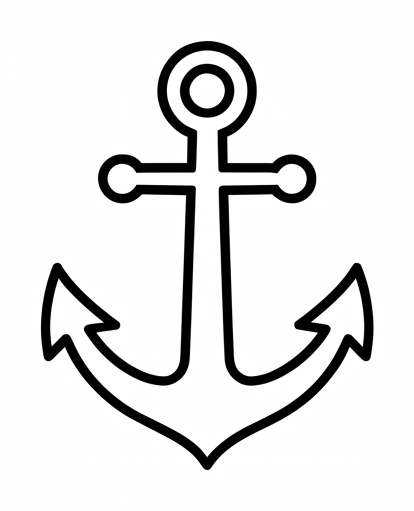
#> input picture scratch/icon_crop_5.png, 414 x 511 px, found by its file name
$ python test_corner_angles.py   (older library calls are emulated)
#> lines starting #> are read from the running program, lines starting #| are printed output that depends on the picture; after the words box and inside, x2 and y2 are one past the last pixel; in counts of white or black regions, pixels touching at a corner belong together
#> further down, crop is the input picture: shape (511, 414); min 0, max 255, mean 228.6
### linework/trace.py
"""Raster -> skeleton graph -> edge-centred branches with measured stroke width."""
from __future__ import annotations
import numpy as np, cv2
from scipy import ndimage as ndi
from scipy.ndimage import map_coordinates, gaussian_filter1d
from skimage.morphology import skeletonize
from .geom import resample, arclen, unit

_K = np.ones((3, 3))
_K[1, 1] = 0


def ink_map(gray: np.ndarray) -> np.ndarray:
    """Normalised ink coverage in [0,1] (1 = ink). Handles dark-on-light and light-on-dark."""
    g_u8 = gray if gray.dtype == np.uint8 else np.clip(gray, 0, 255).astype(np.uint8)
    border = np.r_[g_u8[0], g_u8[-1], g_u8[:, 0], g_u8[:, -1]]
#> border = 1850 values, max 255 at index 0, min 252 at index 89, mean 254.6
    is_dark_bg = np.median(border) < 128
#> is_dark_bg = False
    if is_dark_bg and min(g_u8.shape) >= 20:
        pad = min(8, min(g_u8.shape) // 10)
        if pad > 0:
            inset = np.r_[g_u8[pad], g_u8[-pad - 1], g_u8[:, pad], g_u8[:, -pad - 1]]
            # If inset margin is bright or image has predominantly light pixels, border is an outer frame/matte
            if np.median(inset) > 160 or (g_u8 > 160).sum() > 0.45 * g_u8.size:
                is_dark_bg = False
                dark_mask = (g_u8 < 128).astype(np.uint8)
                n_comp, lab_comp, st_comp, _ = cv2.connectedComponentsWithStats(dark_mask)
                H_c, W_c = g_u8.shape
                bg_val = int(np.median(inset))
                for i_c in range(1, n_comp):
                    x_c, y_c, bw_c, bh_c, _ = st_comp[i_c]
                    is_outer_frame = (bw_c >= 0.85 * W_c and bh_c >= 0.85 * H_c)
                    is_letterbox_bar = (
                        (bw_c >= 0.70 * W_c and (y_c <= 4 or y_c + bh_c >= H_c - 4) and bw_c >= 5 * bh_c) or
                        (bh_c >= 0.70 * H_c and (x_c <= 4 or x_c + bw_c >= W_c - 4) and bh_c >= 5 * bw_c)
                    )
                    if is_outer_frame or is_letterbox_bar:
                        g_u8 = g_u8.copy()
                        g_u8[lab_comp == i_c] = bg_val
    if is_dark_bg:
        g_u8 = 255 - g_u8
    t, _ = cv2.threshold(g_u8, 0, 255, cv2.THRESH_BINARY + cv2.THRESH_OTSU)
#> t = 130
    dark, light = g_u8[g_u8 <= t], g_u8[g_u8 > t]
    lo = float(np.median(dark)) if dark.size else 0.0
#> lo = 0
    hi = float(np.median(light)) if light.size else 255.0
#> hi = 255
    del dark, light
    if hi - lo < 30:
        lo, hi = 0.0, 255.0
    out = g_u8.astype(np.float32)
    np.subtract(hi, out, out=out)
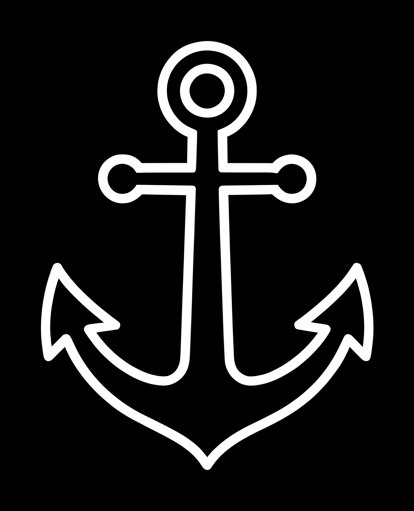
#> out: shape (511, 414) float32; min 0, max 255, mean 26.4
    out *= (1.0 / (hi - lo))
    np.clip(out, 0.0, 1.0, out=out)
    return out


# [104 lines left out: functions _fit_circle, find_fused_discs, not called in this run]


find_fused_discs.debug = []  # diagnostics of the last calls (arc support, radius ratio); only read by tests


# [6 lines left out: function erase_discs, not called in this run]


# ---------------------------------------------------------------- skeleton
def _prune(sk, L, H, W):
    sk = sk.copy()
    for _ in range(3):
        nb = ndi.convolve(sk.astype(int), _K, mode="constant") * sk
        ends = np.argwhere((nb == 1) & sk)
        changed = False
        for e in ends:
            path = [tuple(e)]
            cur = tuple(e)
            prev = None
            ns = []
            while True:
                y, x = cur
                ns = [
                    (y + dy, x + dx)
                    for dy in (-1, 0, 1)
                    for dx in (-1, 0, 1)
                    if (dy or dx) and 0 <= y + dy < H and 0 <= x + dx < W and sk[y + dy, x + dx]
                    and (y + dy, x + dx) != prev and (y + dy, x + dx) not in path
                ]
                if len(ns) != 1:
                    break
                prev = cur
                cur = ns[0]
                path.append(cur)
                if len(path) > L:
                    break
            if len(path) <= L and len(ns) >= 2:
                for p in path[:-1]:
                    sk[p] = False
                changed = True
        sk = skeletonize(sk)
        if not changed:
            break
    return sk


def skeleton_branches(D: np.ndarray, S: int = 2, prune: int | None = None):
    """Return list of branches: dict(pts (N,2) x/y in source pixel-index coords, sj, ej)."""
    up = cv2.resize(D, None, fx=S, fy=S, interpolation=cv2.INTER_CUBIC)
    mask = up > 0.5
    # Fill tiny pinholes (JPEG artifacts / voids inside solid stroke ink)
    filled = ndi.binary_fill_holes(mask)
    holes = filled & ~mask
    if holes.any():
        hole_labels, num_holes = ndi.label(holes)
        max_hole = max(36, S * S * 16)
        for h_id in range(1, num_holes + 1):
            if np.sum(hole_labels == h_id) <= max_hole:
                mask[hole_labels == h_id] = True
    sk = skeletonize(mask)
    H, W = sk.shape
    dt = ndi.distance_transform_edt(mask)
    v = dt[sk]
    w_up = float(2 * np.median(v)) if v.size else (10.0 * S)
    prune_eff = prune if prune is not None else max(2 * S + 1, int(round(0.42 * w_up)))
    sk = _prune(sk, prune_eff, H, W)
    nb = ndi.convolve(sk.astype(int), _K, mode="constant") * sk
    junc = (nb >= 3) & sk
    jl, nj = ndi.label(junc, structure=np.ones((3, 3)))
    ends = (nb == 1) & sk
    off = [(dy, dx) for dy in (-1, 0, 1) for dx in (-1, 0, 1) if dy or dx]

    def nbrs(p):
        y, x = p
        return [(y + dy, x + dx) for dy, dx in off if 0 <= y + dy < H and 0 <= x + dx < W and sk[y + dy, x + dx]]

    visited = np.zeros_like(sk)
    branches = []
    _cm = ndi.center_of_mass(np.ones(jl.shape, np.uint8), jl, list(range(1, nj + 1))) if nj else []
    jcent = {i: np.array(_cm[i - 1]) for i in range(1, nj + 1)}

    def trace(start, first):
        path = [start, first]
        visited[start] = True
        prev, cur = start, first
        while True:
            if jl[cur] > 0 and cur != start:
                return path, jl[cur]
            visited[cur] = True
            ns = [n for n in nbrs(cur) if n != prev and n not in path[-4:]]
            ns2 = [n for n in ns if not visited[n] or jl[n] > 0]
            if not ns2:
                return path, 0
            ns2.sort(key=lambda n: abs(n[0] - cur[0]) + abs(n[1] - cur[1]))
            prev, cur = cur, ns2[0]
            path.append(cur)

    starts = [(tuple(p), 0) for p in np.argwhere(ends)]
    for p in map(tuple, np.argwhere(junc)):
        for n in nbrs(p):
            if jl[n] == 0:
                starts.append((p, int(jl[p])))
    for p, sj in starts:
        if sj == 0:
            if visited[p]:
                continue
            ns = nbrs(p)
            if not ns:
                continue
            path, ej = trace(p, ns[0])
            branches.append((path, 0, int(ej)))
        else:
            for n in nbrs(p):
                if jl[n] == 0 and not visited[n]:
                    path, ej = trace(p, n)
                    branches.append((path, sj, int(ej)))
    rem = sk & ~visited & (jl == 0)
    lab, nl = ndi.label(rem, structure=np.ones((3, 3)))
    for i in range(1, nl + 1):
        pts = np.argwhere(lab == i)
        if len(pts) < 20:
            continue
        p = tuple(pts[0])
        path = [p]
        cur = p
        seen = {p}
        while True:
            ns = [n for n in nbrs(cur) if n not in seen]
            if not ns:
                break
            ns.sort(key=lambda n: abs(n[0] - cur[0]) + abs(n[1] - cur[1]))
            cur = ns[0]
            seen.add(cur)
            path.append(cur)
        branches.append((path, -1, -1))

    def conv(rc):  # (row,col) at S-scale -> (x,y) source pixel-index coords
        a = np.asarray(rc, float)[:, ::-1]
        return (a + 0.5) / S - 0.5

    out = []
    for path, sj, ej in branches:
        pts = conv(path)
        if sj > 0:
            pts = np.vstack([conv([jcent[sj]])[0:1], pts])
        if ej > 0:
            pts = np.vstack([pts, conv([jcent[ej]])[0:1]])
        out.append(dict(pts=pts, sj=int(sj), ej=int(ej)))
    return out


# ---------------------------------------------------------------- edge centring
def _profile(D, P, N, R, step=0.25):
    t = np.arange(-R, R + step, step)
    X = P[:, 0, None] + N[:, 0, None] * t[None]
    Y = P[:, 1, None] + N[:, 1, None] * t[None]
    return t, map_coordinates(D, [Y, X], order=1, mode="nearest")


def _edges(t, v):
    """Sub-pixel 50 % crossings on both sides of each profile's centre (vectorised)."""
    n, m = v.shape
    c = m // 2
    L = np.full(n, np.nan)
    R = np.full(n, np.nan)
    if m < 5:
        return L, R
    dt = t[1] - t[0]
    below = v < 0.5
    inside = v[:, c] >= 0.5
    seg = below[:, c + 1 : m - 1]  # candidate crossing j = c+1 .. m-2
    has = seg.any(1) & inside
    j = c + 1 + seg.argmax(1)
    i = np.nonzero(has)[0]
    if len(i):
        a, b = v[i, j[i] - 1], v[i, j[i]]
        f = np.where(a != b, (a - 0.5) / np.where(a != b, a - b, 1), 0)
        R[i] = t[j[i] - 1] + f * dt
    segl = below[:, 1:c]  # j = 1 .. c-1, want the nearest one to the centre
    hasl = (segl.any(1) if segl.shape[1] else np.zeros(n, bool)) & inside
    jl = 1 + (segl.shape[1] - 1 - segl[:, ::-1].argmax(1)) if segl.shape[1] else np.zeros(n, int)
    i = np.nonzero(hasl)[0]
    if len(i):
        a, b = v[i, jl[i] + 1], v[i, jl[i]]
        f = np.where(a != b, (a - 0.5) / np.where(a != b, a - b, 1), 0)
        L[i] = t[jl[i] + 1] - f * dt
    return L, R


def _tang(P):
    T = np.gradient(gaussian_filter1d(P, 3, axis=0, mode="nearest"), axis=0)
    T /= np.linalg.norm(T, axis=1, keepdims=True) + 1e-9
    return T


def refine_branch(D, P, its=3, R=None, wmax=40.0, w_icon=None):
    """Shift samples to the centre between the two 50%-ink edges; return (P, per-sample width)."""
    P = P.copy()
    W = np.full(len(P), np.nan)
    R = R or 22
    for _ in range(its):
        T = _tang(P)
        N = np.c_[-T[:, 1], T[:, 0]]
        t, v = _profile(D, P, N, R)
        L, Rr = _edges(t, v)
        ok = ~np.isnan(L) & ~np.isnan(Rr)
        w = Rr - L
        ok &= (w > 0) & (w < wmax)
        if ok.sum() >= 4:
            w_ref = float(np.percentile(w[ok], 40))
            if w_icon is not None and w_icon > 0 and len(P) < 2.2 * w_icon:
                w_ref = min(w_ref, 1.22 * w_icon)
            ok &= (w <= 1.32 * w_ref) & (np.abs(L + Rr) <= 0.45 * w_ref)
        elif w_icon is not None and w_icon > 0:
            ok &= (w <= 1.35 * w_icon) & (np.abs(L + Rr) <= 0.45 * w_icon)
        off = np.where(ok, (L + Rr) / 2, 0)
        if ok.sum() > 3:
            num = gaussian_filter1d(np.where(ok, off, 0), 2.5, mode="nearest")
            den = np.maximum(gaussian_filter1d(ok.astype(float), 2.5, mode="nearest"), 1e-3)
            offs = np.where(ok, num / den, 0)
            P = P + N * offs[:, None]
        W = np.where(ok, w, np.nan)
    return P, W


def extend_end(D, P, which, r):
    """Move a free endpoint to (stroke tip - r along tangent) so round caps land exactly on the tip."""
    p = P[0] if which == 0 else P[-1]
    q = P[min(8, len(P) - 1)] if which == 0 else P[-1 - min(8, len(P) - 1)]
    d = unit(p - q)
    ts = np.arange(-4, r + 8, 0.25)
    pts = p[None] + d[None] * ts[:, None]
    v = map_coordinates(D, [pts[:, 1], pts[:, 0]], order=1, mode="nearest")
    k = np.where(v < 0.5)[0]
    k = k[k > np.argmax(ts >= 0)] if len(k) else k
    if not len(k):
        return p
    j = k[0]
    a, b = v[j - 1], v[j]
    tip = ts[j - 1] + ((a - 0.5) / (a - b) if a != b else 0) * 0.25
    return p + d * (tip - r)


def march_acute_end(D, P2, w_prof, rw, end_idx):
    """If end_idx (0 or 1) of P2 has a sharp skeleton hook inside a wide junction zone (w_prof > 1.35*rw),
    march from the last clean single-stroke sample along the unobstructed outer ink edge at distance 0.5*rw
    until reaching the single-stroke width of the through-branch."""
    pts = P2 if end_idx == 0 else P2[::-1]
    wp = w_prof if end_idx == 0 else w_prof[::-1]
    n = len(pts)
    if n < max(16, int(2.4 * rw)):
        return P2, False
    clean_mask = np.isfinite(wp) & (wp >= 0.70 * rw) & (wp <= 1.20 * rw)
    clean_idx = np.nonzero(clean_mask)[0]
    if not len(clean_idx):
        return P2, False
    k_clean = int(clean_idx[0])
    if not (max(3, int(0.45 * rw)) <= k_clean <= int(1.65 * rw)):
        return P2, False
    if not np.isfinite(wp[:k_clean]).any() or float(np.nanmax(wp[:k_clean])) < 1.55 * rw:
        return P2, False
    k_back = min(n - 1, k_clean + max(6, int(0.95 * rw)))
    if k_back <= k_clean + 2:
        return P2, False
    cur_pt = pts[k_clean].copy()
    cur_dir = unit(pts[k_clean] - pts[k_back])
    v_stub = pts[0] - pts[k_clean]
    if np.linalg.norm(v_stub) < 0.35 * rw:
        return P2, False
    u_stub = unit(v_stub)
    hook_deg = float(np.degrees(np.arccos(np.clip(u_stub @ cur_dir, -1.0, 1.0))))
    if hook_deg < 28.0:
        return P2, False

    N_dir = np.array([-cur_dir[1], cur_dir[0]])
    stub_side = 1 if (v_stub @ N_dir) >= 0 else -1
    traced = [cur_pt.copy()]
    reached = False
    for step in range(int(2.8 * rw)):
        cand = cur_pt + cur_dir * 1.0
        N_dir = np.array([-cur_dir[1], cur_dir[0]])
        t, v = _profile(D, cand[None, :], N_dir[None, :], 22)
        L, Rr = _edges(t, v)
        l_val, r_val = float(L[0]), float(Rr[0])
        if stub_side > 0:
            if not np.isfinite(l_val):
                break
            off_n = l_val + 0.5 * rw
        else:
            if not np.isfinite(r_val):
                break
            off_n = r_val - 0.5 * rw
        if abs(off_n) > 0.45 * rw:
            break
        next_pt = cand + N_dir * off_n
        w_tot = r_val - l_val if (np.isfinite(l_val) and np.isfinite(r_val)) else 99.0
        cur_dir = unit(0.65 * cur_dir + 0.35 * unit(next_pt - cur_pt))
        cur_pt = next_pt
        traced.append(cur_pt.copy())
        if step >= 3 and w_tot <= 1.08 * rw:
            reached = True
            break
    if not reached or len(traced) < 4:
        return P2, False
    new_pts = np.vstack([np.array(traced[::-1]), pts[k_clean + 1:]])
    return (new_pts if end_idx == 0 else new_pts[::-1]), True


# [17 lines left out: function de_flare_branch, not called in this run]


def refined_branches(D, S=2, prune=None):
    """Full tracing stage -> list of dict(pts, w, sj, ej), coords in source pixel-index space."""
#> called with S = 2
    mask = D > 0.5
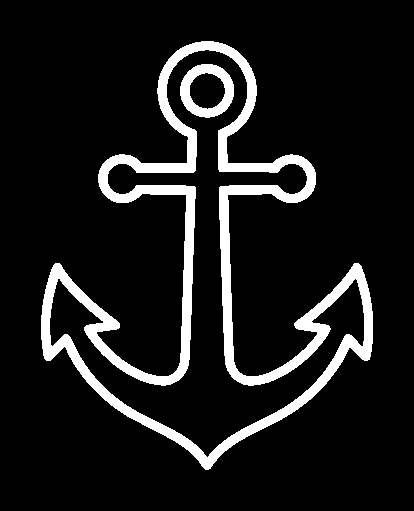
#> mask: shape (511, 414) bool; 10.2% white; 2 white regions, box (x1, y1, x2, y2) and area: (41, 41, 373, 470) 20325, (180, 64, 234, 118) 1342
    if not mask.any():
        return []
    dt = ndi.distance_transform_edt(mask)
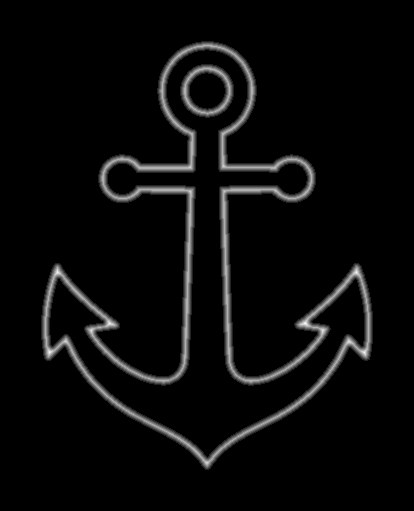
#> dt: shape (511, 414) float64; min 0, max 7.28, mean 0.289; drawn with min black and max white
    br_raw = skeleton_branches(D, S, prune=prune)
#> (the rest of the program and of its run is left out)
